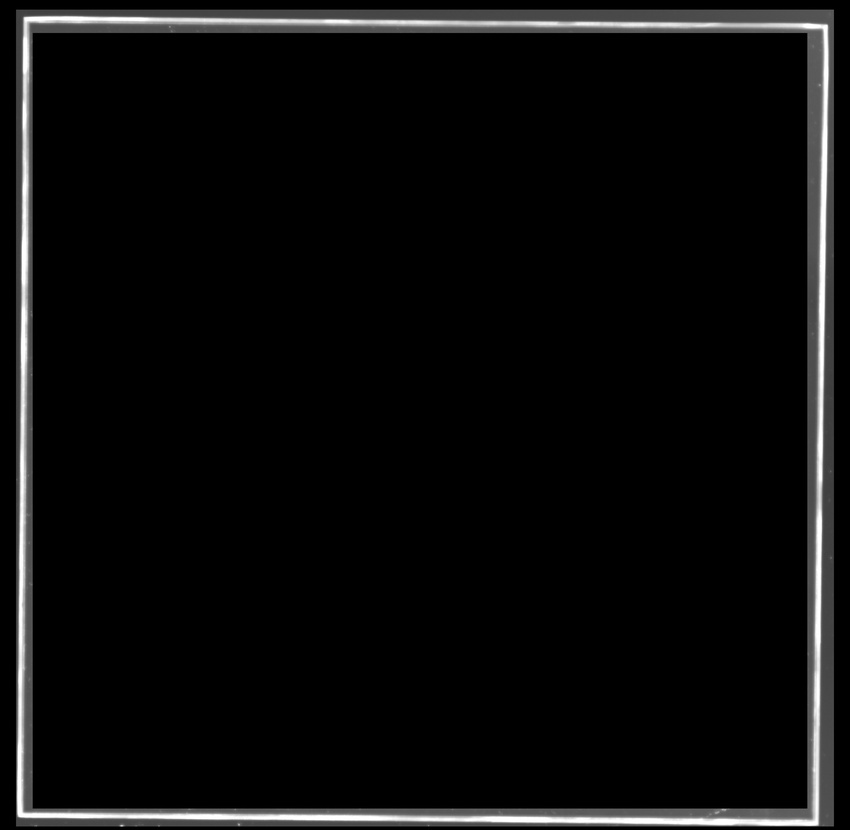
#> input picture mask/mask_crop.jpg, 850 x 830 px, shrunk from 2650 x 2590 before the run, found by its file name
$ python image_mask.py
#> lines starting #> are read from the running program, lines starting #| are printed output that depends on the picture; after the words box and inside, x2 and y2 are one past the last pixel; in counts of white or black regions, pixels touching at a corner belong together
import cv2
import numpy as np

img = cv2.imread(r"/home/gedik/Desktop/mask/mask_crop.jpg")
#> img is the input picture: shape (830, 850, 3); min 0, max 255, mean 11.8
gray = cv2.cvtColor(img, cv2.COLOR_BGR2GRAY)

lower_bound = 110  # Beyaz tonlarının alt limiti
upper_bound = 255  # Beyaz tonlarının üst limiti

mask = cv2.inRange(gray, lower_bound, upper_bound)
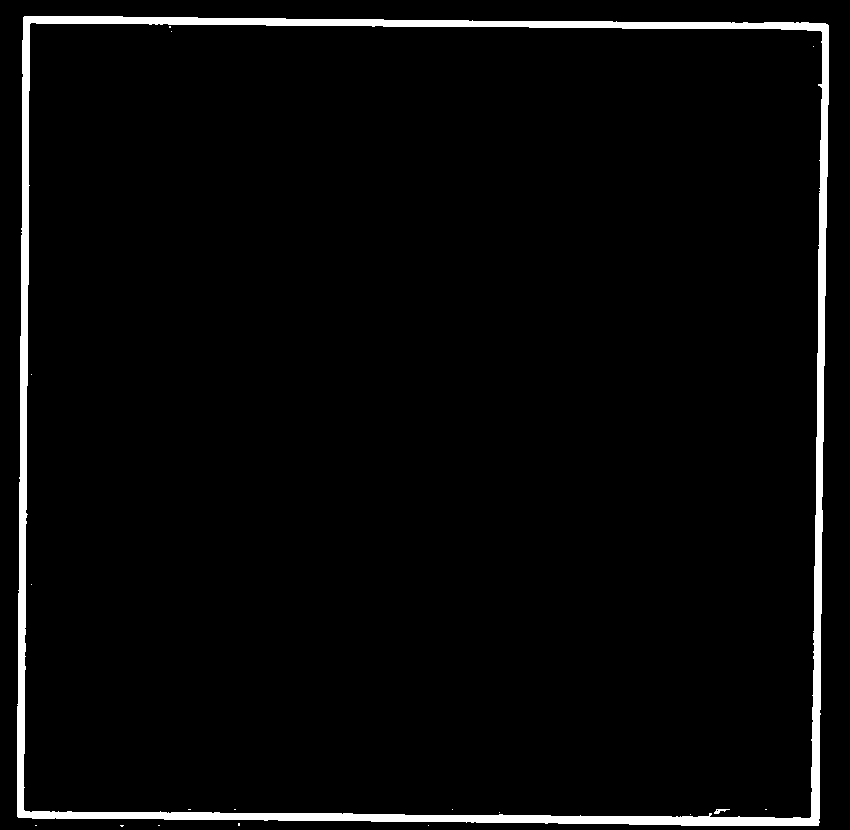
#> mask: shape (830, 850); 3.4% white; 18 white regions (16 under 20 px), largest, box (x1, y1, x2, y2) and area: (17, 16, 829, 826) 23828, (714, 809, 730, 814) 40

cv2.imshow("mask",mask)
result = cv2.bitwise_and(img, img, mask=mask)
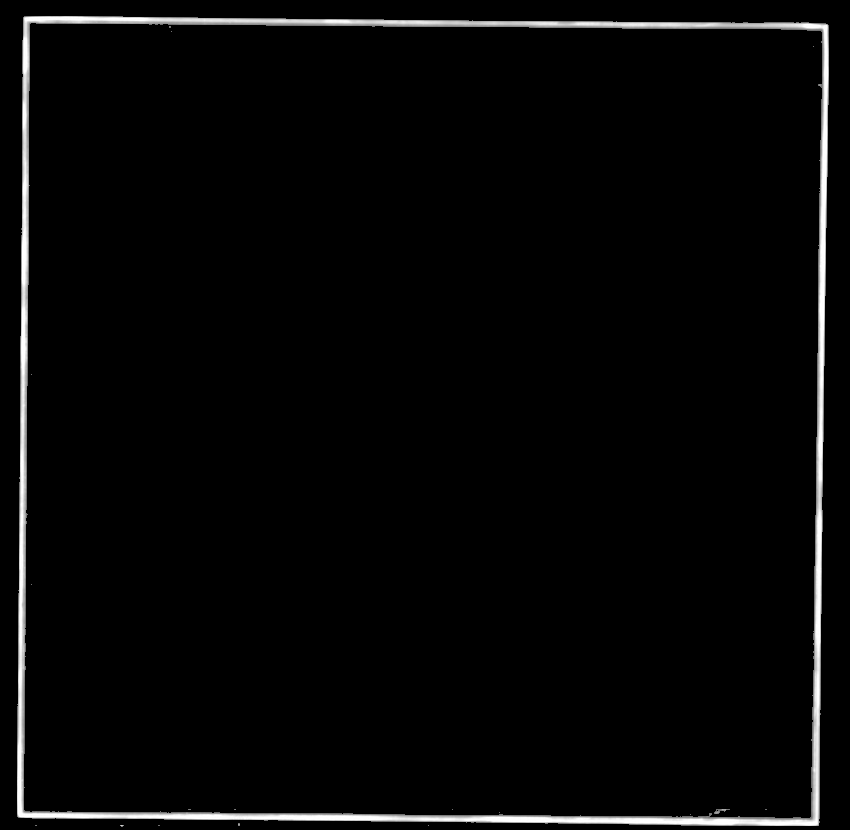
#> result: shape (830, 850, 3); min 0, max 255, mean 6.8

# Sonuçları göster
cv2.imshow('Original Image', img)
cv2.imshow('Detected White Tones', result)
cv2.imwrite(r"/home/gedik/Desktop/mask/detected_white_tones.jpg", result)

cv2.waitKey(0)
cv2.destroyAllWindows()
